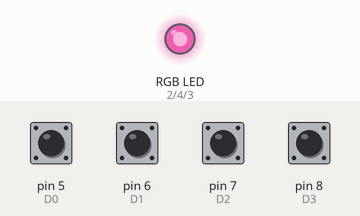
The sketch below on a simulated Arduino Uno, built with avr-gcc and run on an emulated ATmega328P. Shown: an RGB LED mixed from three pins (HIGH = lit). The test bench sets the inputs (shaded band); at power-on: pin 5 (D0), pin 6 (D1), pin 7 (D2), pin 8 (D3) HIGH. Dim RGB values are drawn brighter than linear; what the sketch prints to the serial monitor is not drawn.

Above: at 1.29 s.
1.3 s: pin 8 (D3) pulled LOW for 1 s
At 3.06 s:
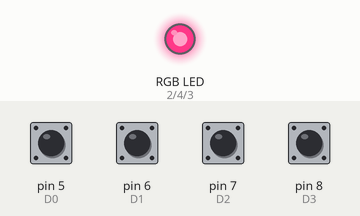
4.3 s: pin 5 (D0) pulled LOW for 0.15 s
7.3 s: pin 7 (D2) pulled LOW for 0.15 s
10.3 s: pin 6 (D1) pulled LOW for 0.15 s
At 10.45 s:
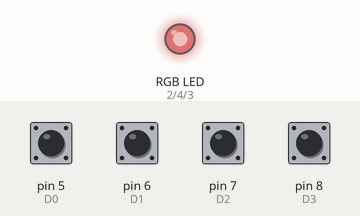
13.3 s: pin 7 (D2) pulled LOW for 0.15 s
At 13.41 s:
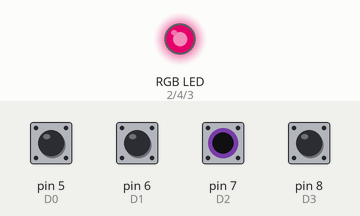
16.3 s: pin 7 (D2) pulled LOW for 1 s
Timing chart, 0 to 20.3 s (numbered marks = the images above; inputs shaded):
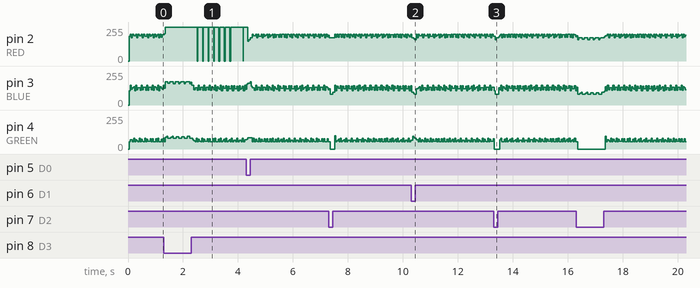

The sketch:

ControlRF.ino
```cpp
int RED = 2;
int BLUE = 3;
int GREEN = 4;
int D0 = 5;
int D1 = 6;
int D2 = 7;
int D3 = 8;
void setup ()
{
  pinMode(5, INPUT_PULLUP);
  pinMode(D1, INPUT_PULLUP);
  pinMode(D2, INPUT_PULLUP);
  pinMode(8, INPUT_PULLUP);
  pinMode(RED, OUTPUT);
  pinMode(BLUE, OUTPUT);
  pinMode(GREEN, OUTPUT);

  Serial.begin(9600);
}
void loop()
{
  if (digitalRead(D0) == HIGH)
  {
    Serial.println("D0");
    digitalWrite(RED, HIGH);
    digitalWrite(BLUE, LOW);
    digitalWrite(GREEN, LOW);
  }
  if (digitalRead(D1) == HIGH)
  {
    Serial.println("D1");
    digitalWrite(RED, HIGH);
    digitalWrite(BLUE, HIGH);
    digitalWrite(GREEN, LOW);
  }
  if (digitalRead(D2) == HIGH)
  {
    Serial.println("D2");
    digitalWrite(RED, HIGH);
    digitalWrite(BLUE, HIGH);
    digitalWrite(GREEN, HIGH);
  }
  if (digitalRead(D3) == HIGH)
  {
    Serial.println("D3");
    digitalWrite(RED, LOW);
    digitalWrite(BLUE, LOW);
    digitalWrite(GREEN, LOW);
  }

}
```
